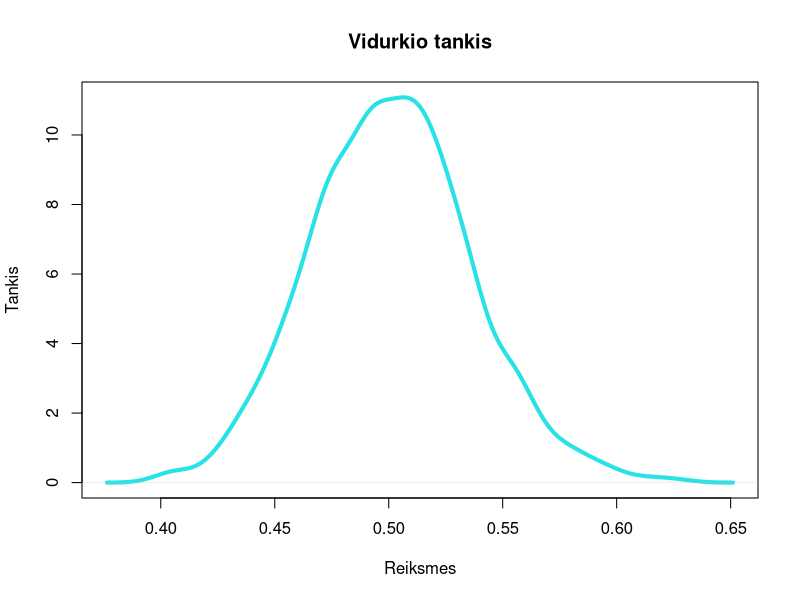

Here is the R script that generated this plot:
## ---- chunk 1
knitr::opts_chunk$set(echo = TRUE)
## ---- chunk 2
n = 100
a = 0.5
b = 0.5
mean <- replicate(1000, mean(rbeta(n, a, b)))
# Sugeneruojamas a. d. aritmetinis vidurkis
plot(density(mean), xlab = "Reiksmes", ylab = "Tankis", main = "Vidurkio tankis", col = "5", lwd = "4")
# Breziame vidurkio tanki
